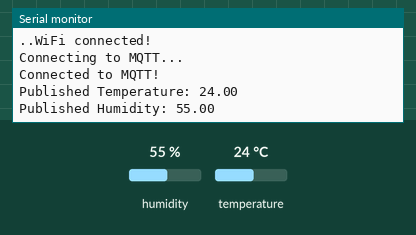
Recording of a sketch running on a simulated ESP32. Shown: the last lines printed to the serial monitor. The inputs (shaded band) are chosen by the test bench; at power-on: humidity 55 %, temperature 24 °C. WiFi joins after 1.5 s; servers stay silent unless stated; no MQTT or app messages arrive unless stated.

Above: at 3.2 s.
3.3 s: humidity set to 22 %
At 8.0 s:
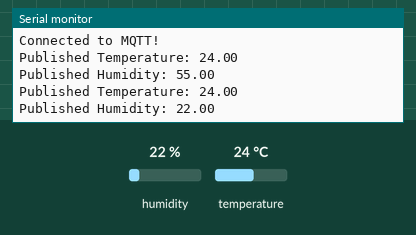
8.9 s: temperature set to 12 °C
At 12.7 s:
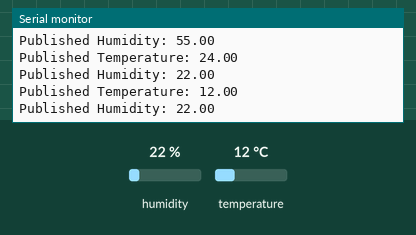
14.5 s: humidity set to 40 %
At 18.7 s:
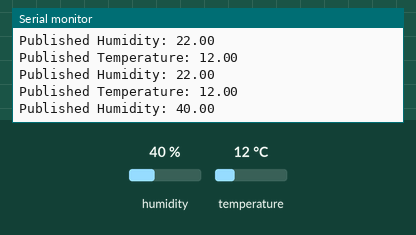
Timing chart, 0 to 20.2 s (numbered marks = the images above; inputs shaded):
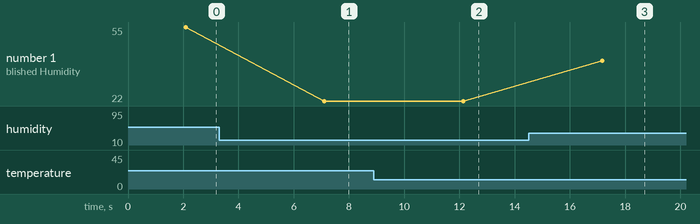

The sketch:

Sensordata_MQTT_Higharchical__code_IoTLearninghub.ino
```cpp
#include <WiFi.h>
#include <PubSubClient.h>
#include <DHT.h>

// WiFi credentials
const char* ssid = "Pixel 8a";
const char* password = "87654321";

// MQTT broker details
const char* mqtt_server = "mqtt.platinumrobotics.com";
const int mqtt_port = 1883;
const char* mqtt_topic_temp = "ctrlFreaks/Sensors/Temperature";
const char* mqtt_topic_hum = "ctrlFreaks/Sensors/Humidity";
const char* mqtt_username = "mqtt_user"; // Replace with your MQTT username
const char* mqtt_password = "8655167646"; // Replace with your MQTT password

// DHT11 setup
#define DHTPIN 32 // GPIO pin connected to DHT11
#define DHTTYPE DHT11
DHT dht(DHTPIN, DHTTYPE);

// WiFi and MQTT clients
WiFiClient espClient;
PubSubClient client(espClient);

// Function to connect to WiFi
void setupWiFi() {
  delay(10);
  Serial.println("Connecting to WiFi...");
  WiFi.begin(ssid, password);
  while (WiFi.status() != WL_CONNECTED) {
    delay(1000);
    Serial.print(".");
  }
  Serial.println("WiFi connected!");
}

// Function to connect to MQTT broker
void setupMQTT() {
  client.setServer(mqtt_server, mqtt_port);
  while (!client.connected()) {
    Serial.println("Connecting to MQTT...");
    if (client.connect("ESP32Sensor", mqtt_username, mqtt_password)) {
      Serial.println("Connected to MQTT!");
    } else {
      Serial.print("Failed, rc=");
      Serial.print(client.state());
      Serial.println(" trying again in 2 seconds");
      delay(2000);
    }
  }
}

// Function to read DHT11 data and publish to separate topics
void readAndPublishDHT11() {
  float temperature = dht.readTemperature();
  float humidity = dht.readHumidity();

  if (isnan(temperature) || isnan(humidity)) {
    Serial.println("Failed to read from DHT sensor!");
    return;
  }

  // Publish temperature
  String tempPayload = String(temperature);
  client.publish(mqtt_topic_temp, tempPayload.c_str());
  Serial.println("Published Temperature: " + tempPayload);

  // Publish humidity
  String humPayload = String(humidity);
  client.publish(mqtt_topic_hum, humPayload.c_str());
  Serial.println("Published Humidity: " + humPayload);
}

void setup() {
  Serial.begin(115200);
  setupWiFi();
  setupMQTT();
  dht.begin();
}

void loop() {
  if (!client.connected()) {
    setupMQTT();
  }
  client.loop();

  // Read and publish sensor data
  readAndPublishDHT11();
  delay(5000); // Publish every 5 seconds
}
```

Measured:
- after the input at 3.3 s, the serial monitor: prints a new line after 3.8 s (image 1)
- after the input at 8.9 s, the serial monitor: prints a new line after 3.2 s (image 2)
- after the input at 14.5 s, the serial monitor: prints a new line after 2.7 s (image 3)
- plotted number 1: 55 → 22 after the input at 3.3 s, 22 → 40 after the input at 14.5 s
